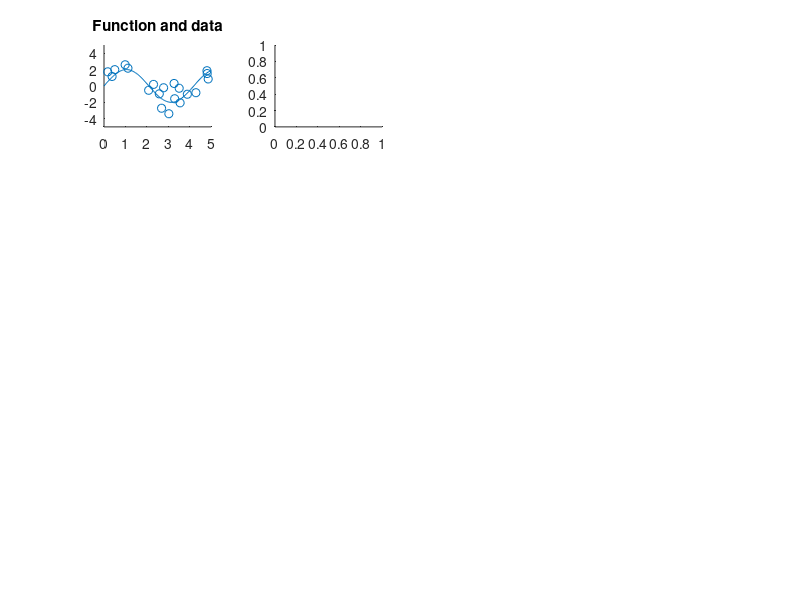

Write MATLAB code to recreate this figure. (Note: this script raises an error after producing the figure.)
% Plot f(x) = 2*sin(1.5x)

x = linspace(0, 5);
y = 2 * sin(1.5 * x);


num = 20;

% Calculate the random readings
err = randn(num, 1);
upper = 5;
lower = 0;

% Testing data
test_x = (upper - lower) .* rand(num, 1) + lower;
test_y = 2 * sin(1.5 * test_x);
test_y = test_y + err;

% Validation data
validation_x = (upper - lower) .* rand(num, 1) + lower;
validation_y = 2 * sin(1.5 * validation_x);
validation_y = validation_y + err;

% Create the first plot
subplot(4, 4, 1);

hold on;
plot(x, y);
scatter(test_x, test_y);
axis([0, 5, -5, 5]);
title('Function and data');
hold off;

% Do the lines of best fit
for degree = 1:10
   subplot(4, 4, degree + 1);
   
   hold on;
   % S contains the error
   p = polyfit(test_x, test_y, degree);
   y = polyval(p, x, S);
   plot(x, y);
   
   r = (validation_y - y) .^ 2;
   SSE = sum(r)
   
   scatter(validation_x, validation_y);
   axis([0, 5, -5, 5]);
   title(sprintf('Degree %d line fit', degree));
   hold off;
end
